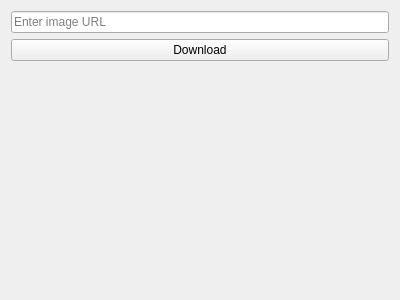
<ui version="4.0" >
 <author></author>
 <comment></comment>
 <exportmacro></exportmacro>
 <class>Form</class>
 <widget class="QWidget" name="Form" >
  <property name="geometry" >
   <rect>
    <x>0</x>
    <y>0</y>
    <width>400</width>
    <height>300</height>
   </rect>
  </property>
  <property name="windowTitle" >
   <string>Download Image</string>
  </property>
  <layout class="QVBoxLayout" name="verticalLayout">
   <item>
    <widget class="QLineEdit" name="lineEditURL">
     <property name="placeholderText">
      <string>Enter image URL</string>
     </property>
    </widget>
   </item>
   <item>
    <widget class="QPushButton" name="btnDownload">
     <property name="text">
      <string>Download</string>
     </property>
    </widget>
   </item>
   <item>
    <widget class="QLabel" name="labelImage"/>
   </item>
  </layout>
 </widget>
 <resources/>
 <connections/>
</ui>
